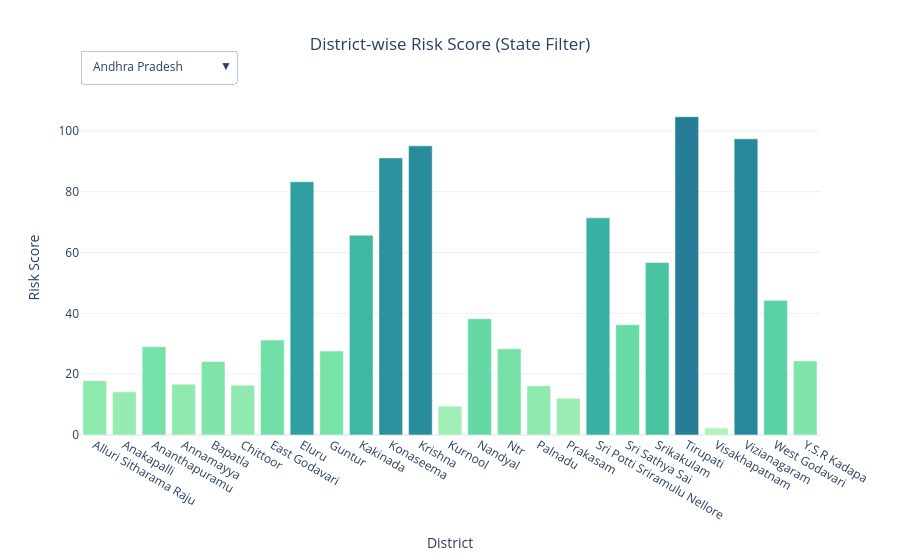

The notebook cell saved with this chart:
### Markdown cell above
### 1 State-wise District Risk (SLICER BAR CHART)
- District Risk Analysis with State Filter

- 💡 Insight:

User state select karega
Us state ke district-wise risk scores show honge
Easily identify high-risk districts inside each state

### Code cell
# STEP 1: Prepare Data
# -------------------------------
district_risk = df.groupby(['state','district'])['risk_score'].mean().reset_index()

# -------------------------------
# STEP 2: Initial State
# -------------------------------
first_state = district_risk['state'].unique()[0]
init_df = district_risk[district_risk['state'] == first_state]

# -------------------------------
# STEP 3: Create Figure
# -------------------------------
fig = go.Figure()

fig.add_trace(go.Bar(
    x=init_df['district'],
    y=init_df['risk_score'],
    marker=dict(
        color=init_df['risk_score'],   # 🔥 gradient based on value
        colorscale='Tealgrn'
    )
))

# -------------------------------
# STEP 4: Dropdown (SLICER)
# -------------------------------
buttons = []

for state in district_risk['state'].unique():
    temp = district_risk[district_risk['state'] == state]

    buttons.append(dict(
        label=state,
        method='update',
        args=[{
            'x': [temp['district']],
            'y': [temp['risk_score']],
            'marker.color': [temp['risk_score']]  # 🔥 update colors too
        }]
    ))

# -------------------------------
# STEP 5: Layout
# -------------------------------
fig.update_layout(
    title='District-wise Risk Score (State Filter)',
    template='plotly_white',
    title_x=0.5,
    xaxis_title='District',
    yaxis_title='Risk Score',
    updatemenus=[dict(
        buttons=buttons,
        direction='down',
        x=0,
        y=1.15,
        xanchor='left',
        yanchor='top'
    )]
)

# -------------------------------
# STEP 6: Show
# -------------------------------
fig.show()

### Figure 1 — Plotly figure (JSON) as saved in the notebook; plotly's stock layout.template omitted (floating-point values rounded to 4 significant figures)
{"data": [{"marker": {"color": [17.82, 14.19, 29.04, 16.72, 24.17, 16.37, 31.23, 83.26, 27.62, 65.68, 91.11, 95.07, 9.502, 38.23, 28.36, 16.19, 12.05, 71.41, 36.26, 56.71, 104.6, 2.296, 97.38, 44.28, 24.35], "colorscale": [[0, "rgb(176, 242, 188)"], [0.1667, "rgb(137, 232, 172)"], [0.3333, "rgb(103, 219, 165)"], [0.5, "rgb(76, 200, 163)"], [0.6667, "rgb(56, 178, 163)"], [0.8333, "rgb(44, 152, 160)"], [1, "rgb(37, 125, 152)"]]}, "type": "bar", "x": ["Alluri Sitharama Raju", "Anakapalli", "Ananthapuramu", "Annamayya", "Bapatla", "Chittoor", "East Godavari", "Eluru", "Guntur", "Kakinada", "Konaseema", "Krishna", "Kurnool", "Nandyal", "Ntr", "Palnadu", "Prakasam", "Sri Potti Sriramulu Nellore", "Sri Sathya Sai", "Srikakulam", "Tirupati", "Visakhapatnam", "Vizianagaram", "West Godavari", "Y.S.R Kadapa"], "y": [17.82, 14.19, 29.04, 16.72, 24.17, 16.37, 31.23, 83.26, 27.62, 65.68, 91.11, 95.07, 9.502, 38.23, 28.36, 16.19, 12.05, 71.41, 36.26, 56.71, 104.6, 2.296, 97.38, 44.28, 24.35]}], "layout": {"title": {"text": "District-wise Risk Score (State Filter)", "x": 0.5}, "updatemenus": [{"buttons": [{"args": [{"marker.color": [[17.82, 14.19, 29.04, 16.72, 24.17, 16.37, 31.23, 83.26, 27.62, 65.68, 91.11, 95.07, 9.502, 38.23, 28.36, 16.19, 12.05, 71.41, 36.26, 56.71, 104.6, 2.296, 97.38, 44.28, 24.35]], "x": [["Alluri Sitharama Raju", "Anakapalli", "Ananthapuramu", "Annamayya", "Bapatla", "Chittoor", "East Godavari", "Eluru", "Guntur", "Kakinada", "Konaseema", "Krishna", "Kurnool", "Nandyal", "Ntr", "Palnadu", "Prakasam", "Sri Potti Sriramulu Nellore", "Sri Sathya Sai", "Srikakulam", "Tirupati", "Visakhapatnam", "Vizianagaram", "West Godavari", "Y.S.R Kadapa"]], "y": [[17.82, 14.19, 29.04, 16.72, 24.17, 16.37, 31.23, 83.26, 27.62, 65.68, 91.11, 95.07, 9.502, 38.23, 28.36, 16.19, 12.05, 71.41, 36.26, 56.71, 104.6, 2.296, 97.38, 44.28, 24.35]]}], "label": "Andhra Pradesh", "method": "update"}, {"args": [{"marker.color": [[12.48, 8.2, 12.92, 21.99, 17.39, 3.788, 4.522, 3.464, 3.173, 1.235, 2.938]], "x": [["CHANGLANG", "EAST KAMENG", "EAST SIANG", "LOHIT", "LOWER DIBANG VALLEY", "LOWER SUBANSIRI", "PAPUM PARE", "TIRAP", "UPPER SUBANSIRI", "WEST KAMENG", "WEST SIANG"]], "y": [[12.48, 8.2, 12.92, 21.99, 17.39, 3.788, 4.522, 3.464, 3.173, 1.235, 2.938]]}], "label": "Arunachal Pradesh", "method": "update"}, {"args": [{"marker.color": [[15.24, 8.964, 7.929, 10.06, 24.92, 6.033, 50.53, 11.79, 9.469, 52.84, 8.352, 10.28, 3.455, 18.89, 7.387, 4.14, 22.26, 7.823, 11.99, 15.81, 5.751, 21.8, 22.97, 21.78, 11.0, 9.915, 12.53]], "x": [["BAKSA", "BARPETA", "BONGAIGAON", "CACHAR", "CHIRANG", "DARRANG", "DHEMAJI", "DHUBRI", "DIBRUGARH", "DIMA HASAO", "GOALPARA", "GOLAGHAT", "HAILAKANDI", "JORHAT", "KAMRUP", "KAMRUP (M)", "KARBI ANGLONG", "KARIMGANJ", "KOKRAJHAR", "LAKHIMPUR", "MORIGAON", "NAGAON", "NALBARI", "SIBSAGAR", "SONITPUR", "TINSUKIA", "UDALGURI"]], "y": [[15.24, 8.964, 7.929, 10.06, 24.92, 6.033, 50.53, 11.79, 9.469, 52.84, 8.352, 10.28, 3.455, 18.89, 7.387, 4.14, 22.26, 7.823, 11.99, 15.81, 5.751, 21.8, 22.97, 21.78, 11.0, 9.915, 12.53]]}], "label": "Assam", "method": "update"}, {"args": [{"marker.color": [[62.45, 7.947, 37.17, 17.94, 6.157, 10.96, 15.29, 24.05, 14.85, 75.83, 14.31, 46.89, 10.2, 6.9, 11.81, 28.72, 10.84, 6.405, 14.34, 50.12, 47.29, 8.323, 20.7, 8.574, 8.644, 13.73, 17.13, 19.09, 8.795, 5.327, 3.571, 50.11, 52.67, 12.24]], "x": [["Araria", "Arwal", "Aurangabad", "Banka", "Begusarai", "Bhagalpur", "Bhojpur", "Buxar", "Darbhanga", "East Champaran", "Gaya", "Gopalganj", "Jamui", "Jehanabad", "Kaimur", "Katihar", "Khagaria", "Kishanganj", "Lakhisarai", "Madhepura", "Madhubani", "Munger", "Muzaffarpur", "Nalanda", "Nawada", "Patna", "Rohtas", "Saharsa", "Samastipur", "Sheikhpura", "Sheohar", "Siwan", "Supaul", "Vaishali"]], "y": [[62.45, 7.947, 37.17, 17.94, 6.157, 10.96, 15.29, 24.05, 14.85, 75.83, 14.31, 46.89, 10.2, 6.9, 11.81, 28.72, 10.84, 6.405, 14.34, 50.12, 47.29, 8.323, 20.7, 8.574, 8.644, 13.73, 17.13, 19.09, 8.795, 5.327, 3.571, 50.11, 52.67, 12.24]]}], "label": "Bihar", "method": "update"}, {"args": [{"marker.color": [[10.33, 5.537, 10.7, 8.647, 24.57, 13.32, 17.03, 13.12, 10.06, 18.31, 11.38, 8.024, 11.43, 9.493, 16.71, 12.64]], "x": [["Agar Malwa", "Anuppur", "Ashoknagar", "Balod", "Balrampur", "Bilaspur", "Chhatarpur", "Chhindwara", "Damoh", "Dhamtari", "Durg", "Gariaband", "Kabirdham", "Kanker", "Mahasamund", "Surajpur"]], "y": [[10.33, 5.537, 10.7, 8.647, 24.57, 13.32, 17.03, 13.12, 10.06, 18.31, 11.38, 8.024, 11.43, 9.493, 16.71, 12.64]]}], "label": "Chhattisgarh", "method": "update"}, {"args": [{"marker.color": [[12.33, 10.48, 7.232, 7.571, 13.0, 11.44, 10.01, 21.57, 16.7, 32.62, 11.27, 27.74]], "x": [["Ahmedabad", "Amreli", "Botad", "Devbhumi Dwarka", "Jamnagar", "Mahisagar", "Narmada", "Rajkot", "Sabarkantha", "Surat", "Surendranagar", "Vadodara"]], "y": [[12.33, 10.48, 7.232, 7.571, 13.0, 11.44, 10.01, 21.57, 16.7, 32.62, 11.27, 27.74]]}], "label": "Gujarat", "method": "update"}, {"args": [{"marker.color": [[14.46, 24.57, 8.732, 44.68, 9.08, 42.19, 28.25, 27.95, 24.09, 47.93, 20.35, 15.56, 17.78, 2.621, 18.12, 20.05, 22.35, 42.22, 46.76]], "x": [["Ambala", "Bhiwani", "Faridabad", "Fatehabad", "Gurgaon", "Hisar", "Jhajjar", "Jind", "Kaithal", "Karnal", "Kurukshetra", "Mahendragarh", "Palwal", "Panchkula", "Panipat", "Rewari", "Rohtak", "Sirsa", "Sonipat"]], "y": [[14.46, 24.57, 8.732, 44.68, 9.08, 42.19, 28.25, 27.95, 24.09, 47.93, 20.35, 15.56, 17.78, 2.621, 18.12, 20.05, 22.35, 42.22, 46.76]]}], "label": "Haryana", "method": "update"}, {"args": [{"marker.color": [[0.3745]], "x": [["Himachal Pradesh"]], "y": [[0.3745]]}], "label": "Himachal Pradesh", "method": "update"}, {"args": [{"marker.color": [[8.753, 22.67, 6.914, 2.755, 1.349, 2.455, 4.821, 3.926, 1.889, 3.564, 3.806, 3.834, 3.086, 3.268, 3.047, 9.134, 3.237, 4.339, 9.924, 2.173]], "x": [["Anantnag", "Bandipora", "Baramulla", "Budgam", "Doda", "Ganderbal", "Jammu", "Kathua", "Kishtwar", "Kulgam", "Kupwarar", "Poonch", "Pulwama", "Rajouri", "Ramban", "Reasi", "Samba", "Shopian", "Srinagar", "Udhampur"]], "y": [[8.753, 22.67, 6.914, 2.755, 1.349, 2.455, 4.821, 3.926, 1.889, 3.564, 3.806, 3.834, 3.086, 3.268, 3.047, 9.134, 3.237, 4.339, 9.924, 2.173]]}], "label": "Jammu And Kashmir", "method": "update"}, {"args": [{"marker.color": [[2.725, 4.069, 2.429, 5.279, 3.76, 3.695, 2.471, 4.023, 2.193, 2.169, 1.56, 4.102, 2.307, 2.62, 4.845, 3.096, 1.785, 3.591]], "x": [["Bokaro", "Chatra", "Deoghar", "Dhanbad", "Dumka", "Giridih", "Godda", "Gumla", "Jamtara", "Khunti", "Koderma", "Latehar", "Lohardaga", "Pakur", "Ranchi", "Sahebganj", "Simdega", "West Singhbhum"]], "y": [[2.725, 4.069, 2.429, 5.279, 3.76, 3.695, 2.471, 4.023, 2.193, 2.169, 1.56, 4.102, 2.307, 2.62, 4.845, 3.096, 1.785, 3.591]]}], "label": "Jharkhand", "method": "update"}, {"args": [{"marker.color": [[30.36, 25.46, 46.56, 4.079, 2.867, 12.3, 11.7, 20.26, 10.41, 49.82, 9.327, 3.612, 143.4, 21.12, 34.58, 15.92, 10.1]], "x": [["Bagalkot", "Ballari", "Belagavi", "Bidar", "Bijapur", "Chitradurga", "Dakshina Kannada", "Davanagere", "Gadag", "Hassan", "Haveri", "Kodagu", "Kolhapur", "Koppal", "Mandya", "Raichur", "Udupi"]], "y": [[30.36, 25.46, 46.56, 4.079, 2.867, 12.3, 11.7, 20.26, 10.41, 49.82, 9.327, 3.612, 143.4, 21.12, 34.58, 15.92, 10.1]]}], "label": "Karnataka", "method": "update"}, {"args": [{"marker.color": [[18.25, 16.37, 2.769, 4.38, 4.674, 13.58, 9.476, 25.01, 8.549, 5.197, 15.39, 1.266]], "x": [["Alappuzha", "Ernakulam", "Idukki", "Kannur", "Kollam", "Kottayam", "Malappuram", "Palakkad", "Pathanamthitta", "Thiruvananthapuram", "Thrissur", "Wayanad"]], "y": [[18.25, 16.37, 2.769, 4.38, 4.674, 13.58, 9.476, 25.01, 8.549, 5.197, 15.39, 1.266]]}], "label": "Kerala", "method": "update"}, {"args": [{"marker.color": [[1.872]], "x": [["Ladakh"]], "y": [[1.872]]}], "label": "Ladakh", "method": "update"}, {"args": [{"marker.color": [[13.02]], "x": [["Lakshadweep"]], "y": [[13.02]]}], "label": "Lakshadweep", "method": "update"}, {"args": [{"marker.color": [[3.689]], "x": [["Madhya Pradesh"]], "y": [[3.689]]}], "label": "Madhya Pradesh", "method": "update"}, {"args": [{"marker.color": [[15050.0]], "x": [["Bishnupur"]], "y": [[15050.0]]}], "label": "Manipur", "method": "update"}, {"args": [{"marker.color": [[2.7]], "x": [["East Garo Hills"]], "y": [[2.7]]}], "label": "Meghalaya", "method": "update"}, {"args": [{"marker.color": [[1.104]], "x": [["Dimapur"]], "y": [[1.104]]}], "label": "Nagaland", "method": "update"}, {"args": [{"marker.color": [[7.057]], "x": [["Angul"]], "y": [[7.057]]}], "label": "Odisha", "method": "update"}, {"args": [{"marker.color": [[61.72]], "x": [["Amritsar"]], "y": [[61.72]]}], "label": "Punjab", "method": "update"}, {"args": [{"marker.color": [[14.4]], "x": [["Ajmer"]], "y": [[14.4]]}], "label": "Rajasthan", "method": "update"}, {"args": [{"marker.color": [[2.175]], "x": [["Ariyalur"]], "y": [[2.175]]}], "label": "Tamil Nadu", "method": "update"}, {"args": [{"marker.color": [[35.37]], "x": [["Adilabad"]], "y": [[35.37]]}], "label": "Telangana", "method": "update"}, {"args": [{"marker.color": [[2.7]], "x": [["Dhalai"]], "y": [[2.7]]}], "label": "Tripura", "method": "update"}, {"args": [{"marker.color": [[69.82, 45.84, 31.05, 27.23, 54.8, 58.25, 73.42, 78.81, 47.44, 20.35, 172.6, 31.69, 11.74, 69.62, 9.567, 7.548, 32.68, 38.52, 53.11, 64.14, 34.23, 53.35, 39.83, 24.96, 32.08, 26.23, 43.81, 12.69, 52.72, 35.86, 25.06, 136.9, 13.29, 33.75, 57.04, 30.52, 10.21, 20.61, 26.45, 5.69, 50.87, 28.09, 133.4, 11.96, 52.93, 125.7, 13.71]], "x": [["Agra", "Aligarh", "Ambedkar Nagar", "Amethi", "Auraiya", "Ayodhya", "Azamgarh", "Bahraich", "Ballia", "Banda", "Barabanki", "Bareilly", "Budaun", "Bulandshahar", "Chandauli", "Chitrakoot", "Ghaziabad", "Ghazipur", "Gonda", "Gorakhpur", "Hathras", "Jalaun", "Jaunpur", "Jhansi", "Kannauj", "Kanpur Dehat", "Kasganj", "Kaushambi", "Khandwa", "Lalitpur", "Lucknow", "Mathura", "Mirzapur", "Moradabad", "Pilibhit", "Pratapgarh", "Rajnandgaon", "Rampur", "Saharanpur", "Sambhal", "Shahjahanpur", "Shamli", "Sitapur", "Sonbhadra", "Sultanpur", "Unnao", "Varanasi"]], "y": [[69.82, 45.84, 31.05, 27.23, 54.8, 58.25, 73.42, 78.81, 47.44, 20.35, 172.6, 31.69, 11.74, 69.62, 9.567, 7.548, 32.68, 38.52, 53.11, 64.14, 34.23, 53.35, 39.83, 24.96, 32.08, 26.23, 43.81, 12.69, 52.72, 35.86, 25.06, 136.9, 13.29, 33.75, 57.04, 30.52, 10.21, 20.61, 26.45, 5.69, 50.87, 28.09, 133.4, 11.96, 52.93, 125.7, 13.71]]}], "label": "Uttar Pradesh", "method": "update"}, {"args": [{"marker.color": [[4.419]], "x": [["Dehradun"]], "y": [[4.419]]}], "label": "Uttarakhand", "method": "update"}, {"args": [{"marker.color": [[15.12]], "x": [["Alipurduar"]], "y": [[15.12]]}], "label": "West Bengal", "method": "update"}], "direction": "down", "x": 0, "xanchor": "left", "y": 1.15, "yanchor": "top"}], "xaxis": {"title": {"text": "District"}}, "yaxis": {"title": {"text": "Risk Score"}}}}
